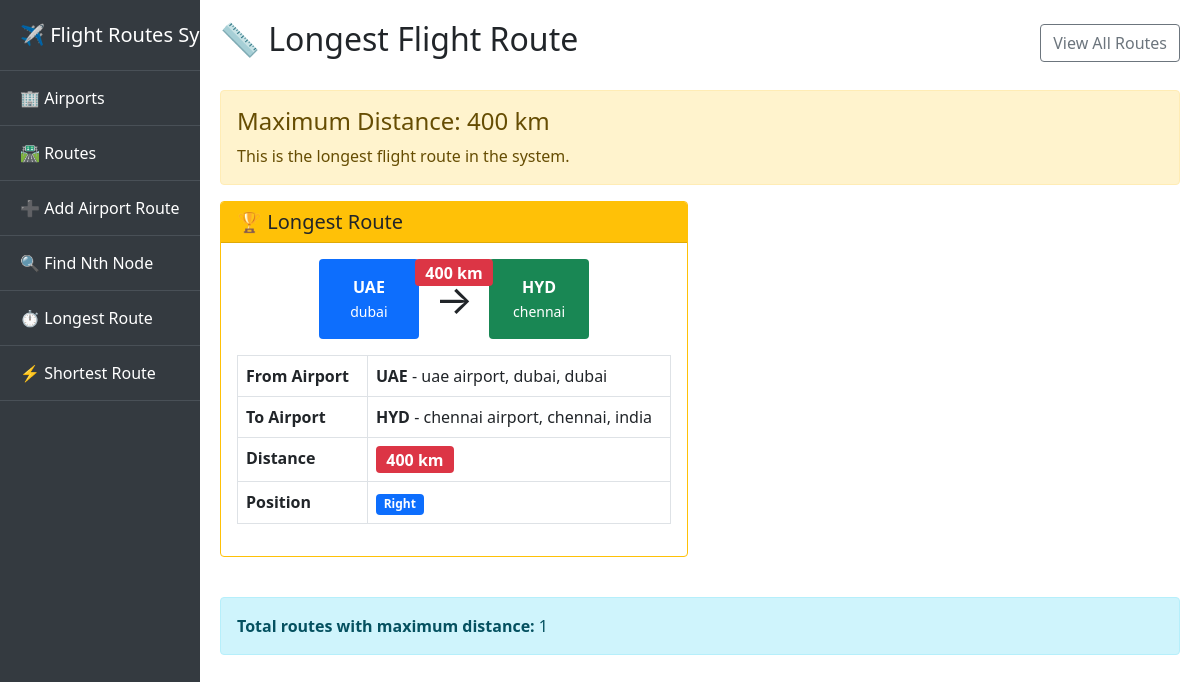
Screenshot of /longest-route/ with the database file from the repository.
### core/models.py (models this page shows, shortened)
class Route(models.Model):
    from_airport = models.ForeignKey(Airport,on_delete=models.CASCADE, related_name='outgoing_routes')
    to_airport = models.ForeignKey(Airport,on_delete=models.CASCADE, related_name='incoming_routes')
    distance = models.IntegerField(validators=[MinValueValidator(1)],help_text="distanc in km ")
    position = models.CharField(max_length=1,choices=DIRECTION_CHOICES,default='R')
    class Meta:
        unique_together = ['from_airport', 'to_airport']

class Airport(models.Model):
    code = models.CharField(max_length=3, unique=True, primary_key=True)
    name = models.CharField(max_length=100)
    city = models.CharField(max_length=100)
    country = models.CharField(max_length=100)

### core/views.py (the view)
# urls.py: path('longest-route/', views.longest_route, name='longest_route'),
def longest_route(request):
    max_distance = Route.objects.aggregate(Max('distance'))['distance__max']
    if max_distance is not None:
        longest_routes = Route.objects.filter(distance=max_distance).select_related('from_airport', 'to_airport')
    else:
        longest_routes = None
    return render(request, 'longest_route.html', {
        'longest_routes': longest_routes,
        'max_distance': max_distance
    })

### templates/longest_route.html (shortened to what this page needs)
{% extends 'base.html' %}
{% block content %}
<div class="row">
    <div class="col-md-12">
        <div class="d-flex justify-content-between align-items-center mb-4">
            <h2>📏 Longest Flight Route</h2>
            <a href="{% url 'route_list' %}" class="btn btn-outline-secondary">View All Routes</a>
        </div>
        {% if longest_routes %}
            <div class="alert alert-warning">
                <h4>Maximum Distance: {{ max_distance }} km</h4>
                <p class="mb-0">This is the longest flight route{% if longest_routes.count > 1 %}s{% endif %} in the system.</p>
            </div>
            <div class="row">
                {% for route in longest_routes %}
                <div class="col-md-6 mb-4">
                    <div class="card border-warning">
                        <div class="card-header bg-warning text-dark">
                            <h5 class="card-title mb-0">
                                🏆 Longest Route {% if longest_routes.count > 1 %}#{{ forloop.counter }}{% endif %}
                            </h5>
                        </div>
                        <div class="card-body">
                            <div class="route-visual text-center mb-3">
                                <div class="d-flex justify-content-center align-items-center">
                                    <div class="airport-box bg-primary text-white p-3 rounded">
                                        <strong>{{ route.from_airport.code }}</strong><br>
                                        <small>{{ route.from_airport.city }}</small>
                                    </div>
                                    <div class="route-arrow mx-3">
                                        <span class="fs-1">→</span>
                                        <div class="distance-badge">
                                            <span class="badge bg-danger fs-6">{{ route.distance }} km</span>
                                        </div>
                                    </div>
                                    <div class="airport-box bg-success text-white p-3 rounded">
                                        <strong>{{ route.to_airport.code }}</strong><br>
                                        <small>{{ route.to_airport.city }}</small>
                                    </div>
                                </div>
                            </div>
                            <table class="table table-bordered">
                                <tr>
                                    <th width="30%">From Airport</th>
                                    <td>
                                        <strong>{{ route.from_airport.code }}</strong> -
                                        {{ route.from_airport.name }}, {{ route.from_airport.city }}, {{ route.from_airport.country }}
                                    </td>
                                </tr>
                                <tr>
                                    <th>To Airport</th>
                                    <td>
                                        <strong>{{ route.to_airport.code }}</strong> -
                                        {{ route.to_airport.name }}, {{ route.to_airport.city }}, {{ route.to_airport.country }}
                                    </td>
                                </tr>
                                <tr>
                                    <th>Distance</th>
                                    <td>
                                        <span class="badge bg-danger fs-6">{{ route.distance }} km
                                            {% if route.distance >= 1000 %}({{ route.distance|divisibleby:1000|yesno:",." }}{{ route.distance|floatformat:1 }}k km){% endif %}</span>
                                    </td>
                                </tr>
                                <tr>
                                    <th>Position</th>
                                    <td>
                                        <span class="badge {% if route.position == 'L' %}bg-info{% else %}bg-primary{% endif %}">
                                            {{ route.get_position_display }}
                                        </span>
                                    </td>
                                </tr>
                            </table>
                        </div>
                    </div>
                </div>
                {% endfor %}
            </div>
            <div class="alert alert-info mt-3">
                <strong>Total routes with maximum distance:</strong> {{ longest_routes.count }}
            </div>
        {% else %}
            <div class="alert alert-warning text-center">
                <h4>No routes found!</h4>
                <p>There are no flight routes in the system to analyze.</p>
                <a href="{% url 'add_route' %}" class="btn btn-primary">Add First Route</a>
            </div>
        {% endif %}
    </div>
</div>
{% endblock %}

### templates/longest_route.html (style rules this page uses)
.airport-box { min-width: 100px; text-align: center; }
.route-arrow { position: relative; text-align: center; }
.distance-badge { position: absolute; top: -10px; left: 50%; transform: translateX(-50%); white-space: nowrap; }

### rows the page displays
Route: from_airport.code "UAE", from_airport.city "dubai", distance "400", to_airport.code "HYD", to_airport.city "chennai", from_airport.name "uae airport", from_airport.country "dubai", to_airport.name "chennai airport", to_airport.country "india", position "Right"

### other values shown
{{ max_distance }} "400"
{{ longest_routes.count }} "1"
